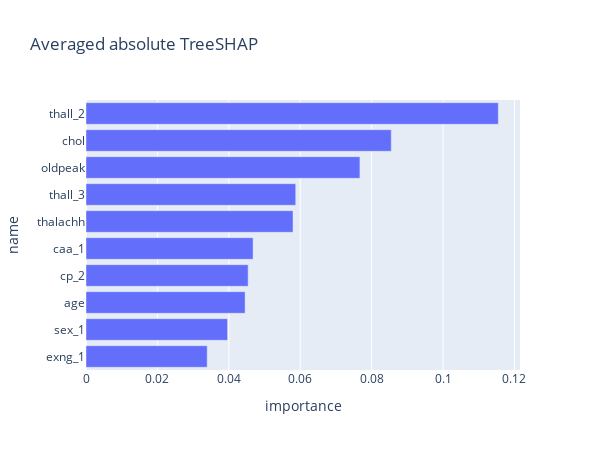

The cell this chart's notebook holds for it:
### Code cell
px.bar(data_frame=shap_df, x="importance", y="name", title="Averaged absolute TreeSHAP").update_layout(autosize=False, width=600, height=450)

### Figure 1 — Plotly figure (JSON) as saved in the notebook; plotly's stock layout.template omitted (floating-point values rounded to 4 significant figures)
{"data": [{"alignmentgroup": "True", "hovertemplate": "importance=%{x}<br>name=%{y}<extra></extra>", "legendgroup": "", "marker": {"color": "#636efa", "pattern": {"shape": ""}}, "name": "", "offsetgroup": "", "orientation": "h", "showlegend": false, "textposition": "auto", "type": "bar", "x": [0.03395, 0.03965, 0.04456, 0.04541, 0.04679, 0.05798, 0.05874, 0.07672, 0.0855, 0.1155], "xaxis": "x", "y": ["exng_1", "sex_1", "age", "cp_2", "caa_1", "thalachh", "thall_3", "oldpeak", "chol", "thall_2"], "yaxis": "y"}], "layout": {"autosize": false, "barmode": "relative", "height": 450, "legend": {"tracegroupgap": 0}, "title": {"text": "Averaged absolute TreeSHAP"}, "width": 600, "xaxis": {"anchor": "y", "autorange": true, "domain": [0, 1], "range": [0, 0.1216], "title": {"text": "importance"}, "type": "linear"}, "yaxis": {"anchor": "x", "autorange": true, "domain": [0, 1], "range": [-0.5, 9.5], "title": {"text": "name"}, "type": "category"}}}
